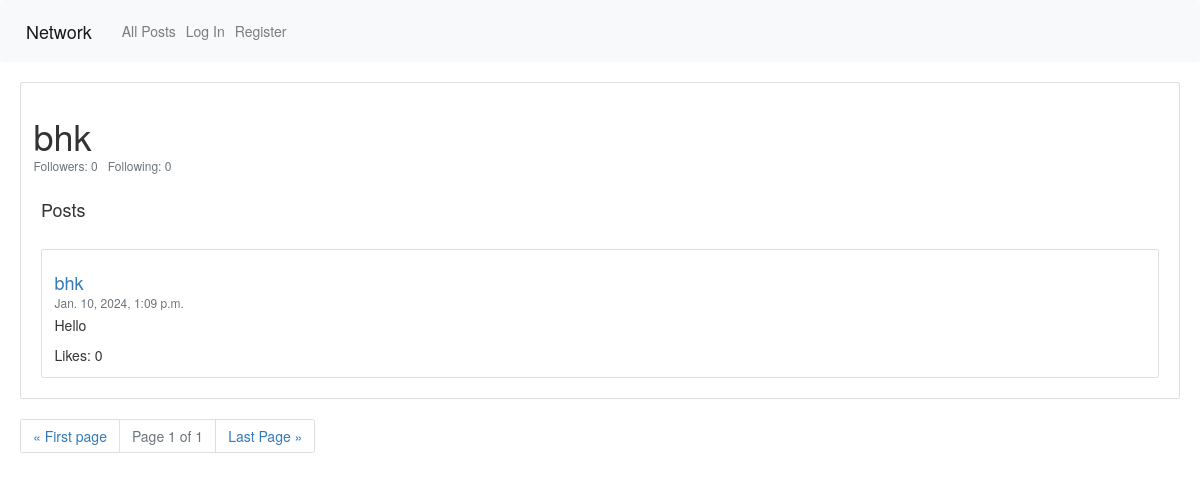
The app's page /profile/bhk, older data.
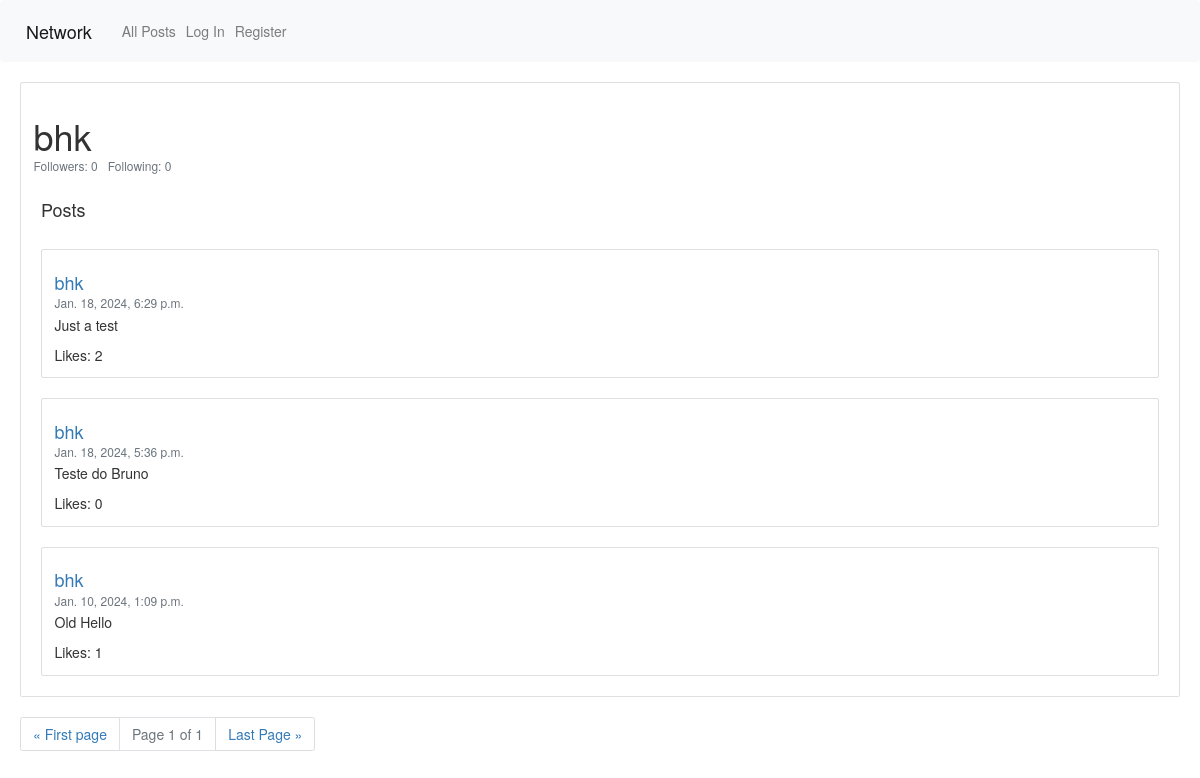
The same page, newer data.
### network/models.py (models this page shows, shortened)
class User(AbstractUser):
    pass

class Posts(models.Model):
    poster = models.ForeignKey(User, on_delete=models.CASCADE, blank=True, related_name="poster")
    content = models.TextField(max_length=500)
    creationDate = models.DateTimeField(auto_now_add=True, null=True, blank=True)
    likes = models.ManyToManyField(User, blank=True, null=True, related_name="likes")

### network/views.py (the view)
# urls.py: path("profile/<str:poster_name>", views.profile_view, name="profile"),
def profile_view(request, poster_name):
    isFollowing = False
    try:
        user = User.objects.get(username=poster_name)
        posts = Posts.objects.filter(poster=user).order_by("-creationDate")
    except:
        return HttpResponseRedirect(reverse("index"))
    if request.user.is_authenticated:
        aux = Followers.objects.filter(follower=user, following=request.user).exists()
        if aux:
            isFollowing = True
    paginator = Paginator(posts, 10)
    page_number = request.GET.get("page", 1)
    page_obj = paginator.get_page(page_number)
    if request.method == "GET":
        return render(request, "network/profile.html", {
            "profile": user,
            "posts": page_obj,
            "isFollowing": isFollowing
        })
    else:
        return HttpResponseRedirect(reverse("index"))

### network/templates/network/profile.html (shortened to what this page needs)
{% extends 'network/layout.html' %}
{% load static %}
{% block body %}
    <div id="profile-page">
        <div id="profile" class="card" style="margin-left: 20px; margin-right: 20px;">
            <div class="card-body">
                <h1 class="card-title">{{ profile.username }}</h1>
                <h6 class="card-subtitle mb-2 text-muted">Followers: {{ profile.follower.count }} &nbsp; Following: {{ profile.following.count }}</h6>
            </div>
            <div id="posts" style="margin-left: 20px; margin-right: 20px; margin-bottom: 20px;">
                <h4>Posts</h4>
                {% for post in posts %}
                    <br>
                    <div class="card">
                        <div class="card-body">
                            <a id="profile" href="{% url 'profile' post.poster.username %}" class="card-link"><h4 class="card-title">{{ post.poster }}</h4></a>
                            <h6 class="card-subtitle mb-2 text-muted">{{ post.creationDate }}</h6>
                            <p class="card-text" id="post_{{ post.id }}_content">{{ post.content }}</p>
                            <a class="card-text" id="post_{{ post.id }}_likes">Likes: {{ post.likes.count }}</a>
                        </div>
                    </div>
                {% endfor %}
            </div>
        </div>
        <div id="pag-div" style="margin-left: 20px;">
            <nav aria-label="Page navigation example">
                <ul class="pagination justify-content-end">
                    <li class="page-item"><a class="page-link" href="?page=1">&laquo; First page</a></li>
                    <li class="page-item disabled"><a class="page-link">Page {{ posts.number }} of {{ posts.paginator.num_pages }}</a></li>
                    <li class="page-item"><a class="page-link" href="?page={{ posts.paginator.num_pages }}">Last Page &raquo;</a></li>
                </ul>
            </nav>
        </div>
    </div>
{% endblock %}

### network/templates/network/layout.html (shortened to what this page needs)
{% load static %}
<!DOCTYPE html>
<html lang="en">
    <head>
        <link rel="stylesheet" href="https://stackpath.bootstrapcdn.com/bootstrap/4.4.1/css/bootstrap.min.css">
        <link href="{% static 'network/styles.css' %}" rel="stylesheet">
        <link rel="stylesheet" href="https://maxcdn.bootstrapcdn.com/bootstrap/3.4.1/css/bootstrap.min.css">
    </head>
    <body>
        <nav class="navbar navbar-expand-lg navbar-light bg-light">
            <a class="navbar-brand" href="{% url 'index' %}">Network</a>
            <div>
              <ul class="navbar-nav mr-auto">
                <li class="nav-item">
                  <a class="nav-link" href="{% url 'index' %}">All Posts</a>
                </li>
                {% if user.is_authenticated %}
                    <li class="nav-item">
                        <a class="nav-link" href="{% url 'following' user.username %}">Following</a>
                    </li>
                    <li class="nav-item">
                        <a class="nav-link" href="{% url 'logout' %}">Log Out</a>
                    </li>
                {% else %}
                    <li class="nav-item">
                        <a class="nav-link" href="{% url 'login' %}">Log In</a>
                    </li>
                    <li class="nav-item">
                        <a class="nav-link" href="{% url 'register' %}">Register</a>
                    </li>
                {% endif %}
              </ul>
            </div>
          </nav>
        <div class="body">
            {% block body %}
            {% endblock %}
        </div>
    </body>
</html>

### network/static/network/styles.css (style rules this page uses)
#posts { margin-left: 20px; margin-right: 20px; }
#pag-div { margin-left: 20px; }

Row changes from the older to the newer data that the page shows:
added Posts: poster "bhk", creationDate "Jan. 18, 2024, 6:29 p.m.", content "Just a test", likes.count "2"
added Posts: poster "bhk", creationDate "Jan. 18, 2024, 5:36 p.m.", content "Teste do Bruno", likes.count "0"
changed Posts: content "Hello" → "Old Hello"; likes.count "0" → "1"
